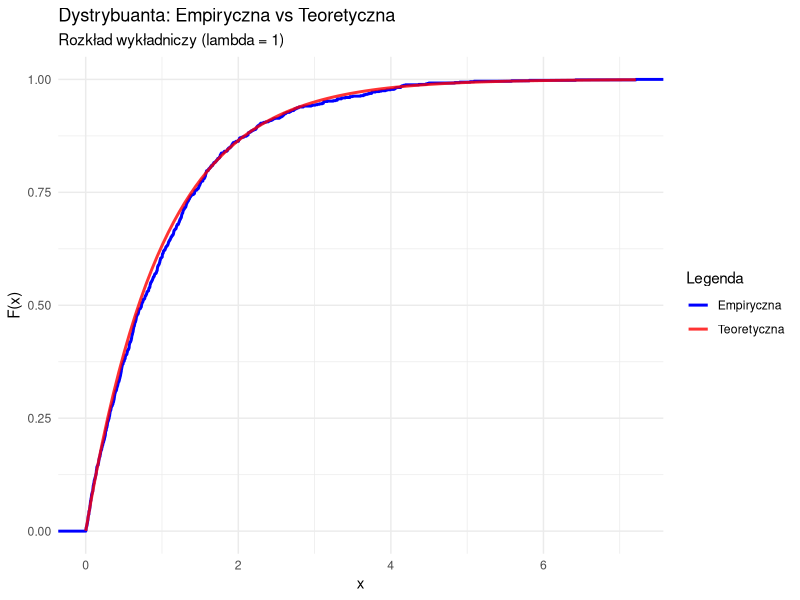
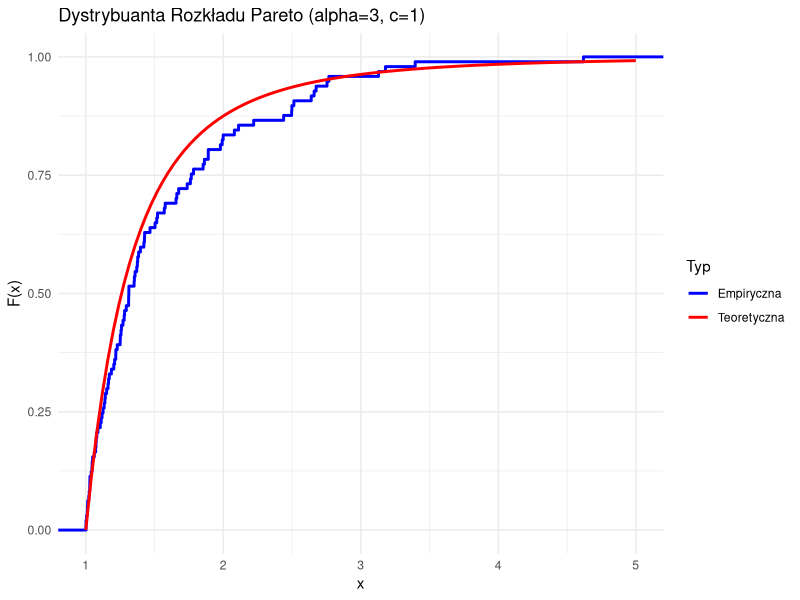
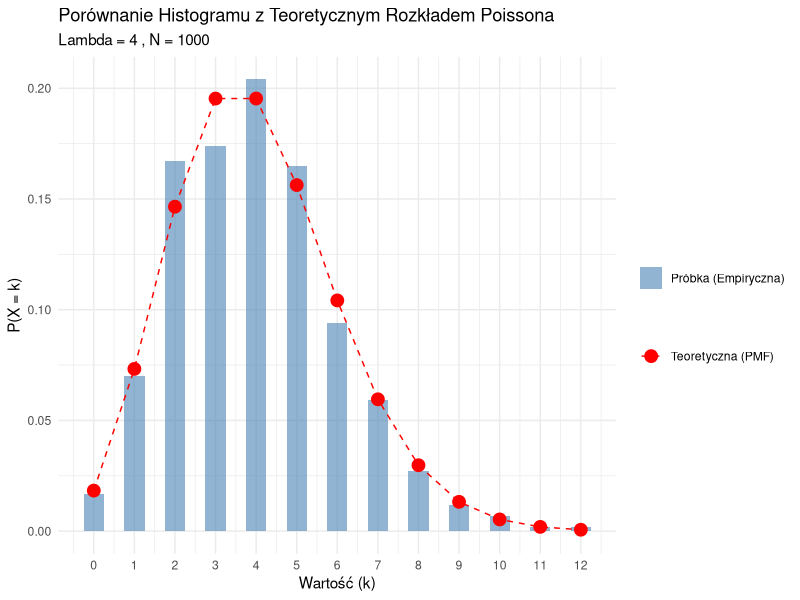

These charts were generated, in order, by the following R code:
## ---- chunk 1
knitr::opts_chunk$set(echo = TRUE)
## ---- chunk 2

library(ggplot2)

# 1. Generowanie danych z rozkładu wykładniczego (rate = lambda)
set.seed(123)
lambda_param <- 1
próbka_wyk <- rexp(1000, rate = lambda_param) # rexp z
dane_wyk <- data.frame(wartosci = próbka_wyk)

# 2. Wykres
ggplot(dane_wyk, aes(x = wartosci)) +
  # Dystrybuanta empiryczna
  stat_ecdf(geom = "step", aes(color = "Empiryczna"), size = 1) +
  
  # Dystrybuanta teoretyczna 
  stat_function(
    fun = pexp, 
    args = list(rate = lambda_param), 
    aes(color = "Teoretyczna"),
    size = 1,
    alpha = 0.8
  ) +
  
  # Estetyka
  scale_color_manual(values = c("Empiryczna" = "blue", "Teoretyczna" = "red")) +
  labs(
    title = "Dystrybuanta: Empiryczna vs Teoretyczna",
    subtitle = "Rozkład wykładniczy (lambda = 1)",
    x = "x",
    y = "F(x)",
    color = "Legenda"
  ) +
  theme_minimal()




## ---- chunk 3

# 1. Parametry
alpha <- 3
c_param <- 1
n <- 100

# 2. Generowanie próbki z rozkładu Pareto
# Używamy metody transformacji odwrotnej: x = c / (1 - U)^(1/alpha)
u <- runif(n)
próbka_pareto <- c_param / (1 - u)^(1/alpha)
dane_pareto <- data.frame(wartosci = próbka_pareto)

# 3. Definicja funkcji dystrybuanty teoretycznej
dystrybuanta_pareto <- function(x, a = alpha, c = c_param) {
  ifelse(x < c, 0, 1 - (c / x)^a)
}

# 4. Wykres
ggplot(dane_pareto, aes(x = wartosci)) +
  # Dystrybuanta empiryczna
  stat_ecdf(geom = "step", aes(color = "Empiryczna"), size = 1) +
  
  # Dystrybuanta teoretyczna
  stat_function(
    fun = dystrybuanta_pareto,
    args = list(a = alpha, c = c_param),
    aes(color = "Teoretyczna"),
    size = 1
  ) +

  xlim(c_param, 5) + 
  
  scale_color_manual(values = c("Empiryczna" = "blue", "Teoretyczna" = "red")) +
  labs(
    title = "Dystrybuanta Rozkładu Pareto (alpha=3, c=1)",    x = "x",
    y = "F(x)",
    color = "Typ"
  ) +
  theme_minimal()
## ---- chunk 4

# 1. Generowanie danych
lambda <- 4
n <- 1000
próbka <- rpois(n, lambda)
dane <- data.frame(wartosci = próbka)

# 2. Tworzenie wykresu
ggplot(dane, aes(x = wartosci)) +
  
  geom_bar(aes(y = after_stat(count/sum(count)), fill = "Próbka (Empiryczna)"), 
           alpha = 0.6, width = 0.5) +
  
  # Teoretyczna funkcja masy prawdopodobieństwa (PMF)
  # Używamy dpois (density Poisson)
  stat_function(
    fun = dpois,
    args = list(lambda = lambda),
    n = max(próbka) + 1,
    geom = "point",
    aes(color = "Teoretyczna (PMF)"),
    size = 4
  ) +
  stat_function(
    fun = dpois,
    args = list(lambda = lambda),
    n = max(próbka) + 1,
    geom = "line",
    aes(color = "Teoretyczna (PMF)"),
    linetype = "dashed"
  ) +
  
  # Estetyka
  scale_fill_manual(values = c("Próbka (Empiryczna)" = "steelblue")) +
  scale_color_manual(values = c("Teoretyczna (PMF)" = "red")) +
  scale_x_continuous(breaks = 0:max(próbka)) +
  labs(
    title = "Porównanie Histogramu z Teoretycznym Rozkładem Poissona",
    subtitle = paste("Lambda =", lambda, ", N =", n),
    x = "Wartość (k)",
    y = "P(X = k)",
    fill = "",
    color = ""
  ) +
  theme_minimal()
